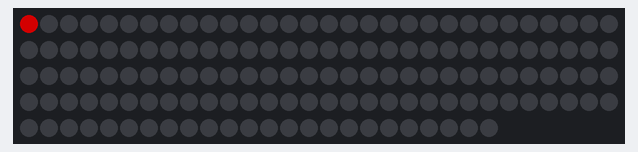
Simulated run of this sketch. Board: Arduino Nano, built with avr-gcc and run on an emulated ATmega328P. On the bench: 144 RGB LEDs in strip order, left to right, continuing on the next row. Dim RGB values are drawn brighter than linear; storage starts empty; what the sketch prints to the serial monitor is not drawn.

Above: at 0.1 s.
At 1.0 s:
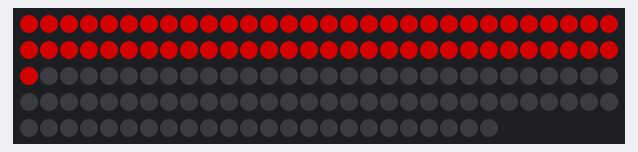
At 2.5 s:
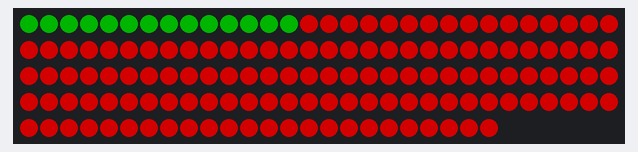
At 4.7 s:
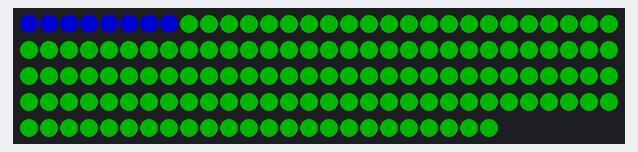
At 6.9 s:
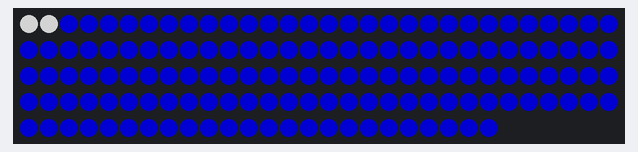
At 9.1 s:
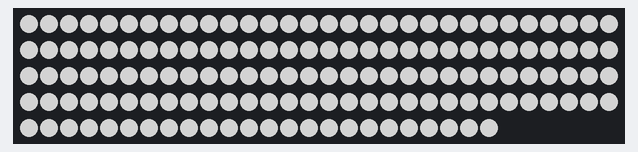

The sketch:

kareem_pixelbrite.ino
```cpp
#include <SPI.h>
#include <SD.h>
#include <FastLED.h>

#define NUM_LEDS 144 // LED number
#define DATA_PIN 5    // your data arduino pin
#define CHIPSET WS2812B  // your LED chip type
#define COLOR_ORDER GRB

// read the analog brightness value:
//int brightValue = analogRead(brightnessInPin);
// map it to the range of the FastLED brightness:
int mappedValue;
#define MAX_BRIGHTNESS 255      // Thats full on, watch the power!
#define MIN_BRIGHTNESS 10       // set a minimum
const int brightnessInPin = A7;  // The Analog input pin that the brightness control potentiometer is attached to.

unsigned char x = 12; // matrix x size
unsigned char y = 12; // matrix y size

File fxdata;
CRGB leds[NUM_LEDS];

void setup()
{
  Serial.begin(9600);

  FastLED.addLeds<CHIPSET, DATA_PIN, COLOR_ORDER>(leds, NUM_LEDS).setCorrection(TypicalSMD5050); //see doc for different LED strips
  // set the brightness of the strip
  mappedValue = map(analogRead(brightnessInPin), 0, 1023, 0, 255);
  FastLED.setBrightness(constrain(mappedValue, MIN_BRIGHTNESS, MAX_BRIGHTNESS));
  Serial.print("Brightness = ");
  Serial.print((mappedValue*100)/255);
  Serial.println("%");

  for (int y = 0 ; y < NUM_LEDS ; y++)
  {
    leds[y] = CRGB::Red; // set all leds to red during setup
    FastLED.show();
    delay(10);
  }

  for (int y = 0 ; y < NUM_LEDS ; y++)
  {
    leds[y] = CRGB::Green; // set all leds to green during setup
    FastLED.show();
    delay(10);
  }

  for (int y = 0 ; y < NUM_LEDS ; y++)
  {
    leds[y] = CRGB::Blue; // set all leds to blue during setup
    FastLED.show();
    delay(10);
  }

  for (int y = 0 ; y < NUM_LEDS ; y++)
  {
    leds[y] = CRGB::White; // set all leds to white during setup
    FastLED.show();
    delay(10);
  }

  delay(3000);

  pinMode(10, OUTPUT); // CS/SS pin as output for SD library to work.
  digitalWrite(10, HIGH); // workaround for sdcard failed error...

  if (!SD.begin(4))
  {
    Serial.println("sdcard initialization failed!");
    return;
  }
  Serial.println("sdcard initialization done.");

  // test file open
  fxdata = SD.open("display.jnr");  // read only
  if (fxdata)
  {
    Serial.println("file open ok");
    fxdata.close();
  }
}

void loop()
{
  fxdata = SD.open("display.jnr");  // read only
  if (fxdata)
  {
    Serial.println("file open ok");
  }

  while (fxdata.available())
  {
    fxdata.readBytes((char*)leds, NUM_LEDS * 3);
    ledSort(1);  //1-4 possible, set your first LED's position. Change the number: 1=TL(top left),2=TR(top right),3=BL(bottom left),4=BR(bottom right)
    FastLED.show();
    mappedValue = map(analogRead(brightnessInPin), 0, 1023, 0, 255);
    FastLED.setBrightness(constrain(mappedValue, MIN_BRIGHTNESS, MAX_BRIGHTNESS));
    delay(35); // set the speed of the animation. 20 is appx ~ 500k bauds
  }

  // close the file in order to prevent hanging IO or similar throughout time
  fxdata.close();
}

int ledSort (int modus) { //1=TL,2=TR,3=BL,4=BR, this function will rearrange the led array ;-)
  CRGB tmp[x];
  if (modus == 3 || modus == 4) {

    for (int i = 0; i < (y / 2); i++) {
      for (int j = 0; j < x; j++) {
        tmp[j] = leds[i * x + j];
        leds[i * x] = leds[(y - i - 1) * x];
        leds[(y - i - 1) * x] = tmp[j];
      }
    }
  }

  if (modus == 1 || modus == 3) {
    for (int i = 1; i < y; i = i + 2) {
      for (int j = x; j > 0; j--) {
        tmp[(x - j)] = leds[i * x + j - 1];
      }
      for (int j = 0; j < x; j++) {
        leds[i * x + j] = tmp[j];
      }
    }

  }


  if (modus == 2 | modus == 4) {
    for (int i = 0; i < y; i = i + 2) {
      for (int j = x; j > 0; j--) {
        tmp[(x - j)] = leds[i * x + j - 1];
      }
      for (int j = 0; j < x; j++) {
        leds[i * x + j] = tmp[j];
      }
    }

  }
  return 1;
}
```
